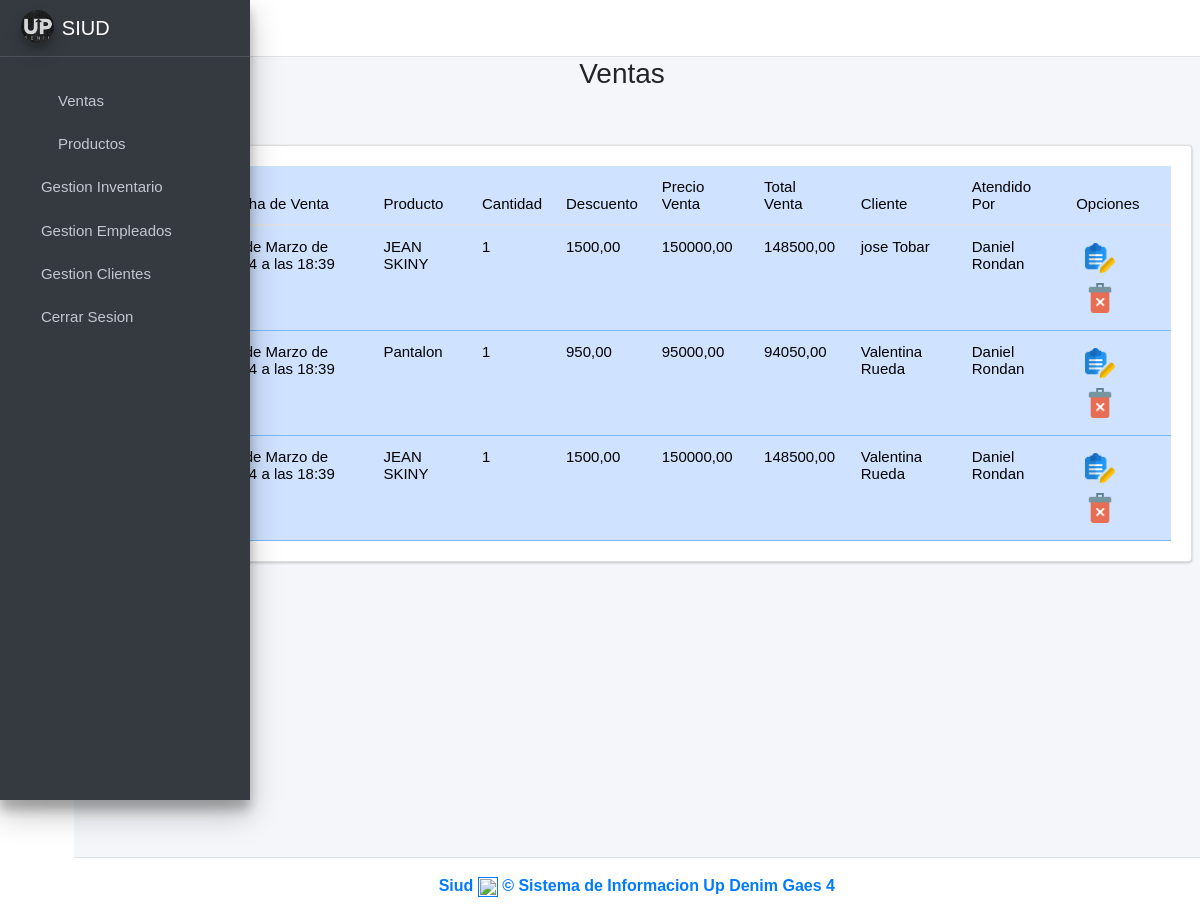
/Ventas (signed in), run on the app's committed database.
### ventas/models.py (models this page shows, shortened)
class Venta(models.Model):
    idventa = models.AutoField(primary_key=True)
    cantidad_productos = models.IntegerField(null=True, blank=True)
    descuento_venta = models.DecimalField(max_digits=10, decimal_places=2, null=False, blank=False, default=0.0)
    precio_venta = models.DecimalField(max_digits=10, decimal_places=2, null=False, blank=False, default=0.0)
    total_venta = models.DecimalField(max_digits=10, decimal_places=2, null=False, blank=False)
    fecha_venta = models.DateTimeField(null=False, blank=False, default=timezone.now)
    cod_cliente = models.ForeignKey(Cliente, on_delete=models.CASCADE)
    cod_empleado = models.ForeignKey(Empleado, on_delete=models.CASCADE)
    cod_producto = models.ForeignKey(Producto, on_delete=models.CASCADE, null=True, blank=True)
    created = models.DateTimeField(auto_now_add=True)
    updated = models.DateTimeField(auto_now=True)
    class Meta:
        verbose_name = 'venta'
        verbose_name_plural = 'ventas'

class Producto(models.Model):
    cod_producto = models.CharField(primary_key=True, unique=True, blank=False, null=False, max_length=15)
    nombre_producto = models.CharField(max_length=45, null=False)
    precio_venta = models.DecimalField(max_digits=10, decimal_places=2, null=False, blank=False)
    descripcion_producto = models.CharField(max_length=45)
    cantidad_productos = models.PositiveIntegerField(null=False)
    imagen = models.ImageField(upload_to='productos', null=True, blank=True)
    idcategoria_producto = models.ForeignKey(CategoriaProducto, on_delete=models.CASCADE)
    idtalla = models.ForeignKey(Talla, on_delete=models.CASCADE)
    created = models.DateTimeField(auto_now_add=True)
    updated = models.DateTimeField(auto_now=True)
    class Meta:
        verbose_name = 'producto'
        verbose_name_plural = 'productos'

class Cliente(models.Model):
    cod_cliente = models.IntegerField(primary_key=True, unique=True, blank=False, null=False)
    cupo_credito = models.IntegerField()
    iddocumento = models.ForeignKey(Persona, on_delete=models.CASCADE)
    idtipo_comercio = models.ForeignKey(TipoComercio, on_delete=models.CASCADE)
    idtipo_cliente = models.ForeignKey(TipoCliente,on_delete=models.CASCADE)
    created = models.DateTimeField(auto_now_add=True)
    updated = models.DateTimeField(auto_now_add=True)
    class Meta:
        verbose_name = 'cliente'
        verbose_name_plural = 'clientes'
    def __str__(self):
        return f"{self.cod_cliente}"

class Persona(models.Model):
    documentoidentidad = models.IntegerField(primary_key=True, unique=True, blank=False, null=False)
    primer_nombre = models.CharField(max_length=45, null=False, blank=False)
    segundo_nombre = models.CharField(max_length=45, blank=True, null=True)
    primer_apellido = models.CharField(max_length=45, null=False, blank=False)
    segundo_apellido = models.CharField(max_length=45, blank=True, null=True)
    genero = models.CharField(max_length=20, null=False, blank=False)
    idcontacto = models.OneToOneField(Contacto, on_delete=models.CASCADE)
    iddireccion = models.OneToOneField(Direccion, on_delete=models.CASCADE)
    created = models.DateTimeField(auto_now_add=True)
    updated = models.DateTimeField(auto_now_add=True)
    class Meta:
        verbose_name = 'persona'
        verbose_name_plural = 'personas'

class Empleado(models.Model):
    cod_empleado = models.IntegerField(primary_key=True, unique=True, blank=False, null=False)
    fecha_ingreso = models.DateField(null=False, blank=False)
    salario = models.FloatField(null=False, blank=False)
    fecha_nacimiento = models.DateField(null=False, blank=False)
    rh = models.CharField(null=False, blank=False, max_length=5)
    iddocumento = models.ForeignKey(Persona, on_delete=models.CASCADE)
    idarl = models.ForeignKey(Arl, on_delete=models.CASCADE)
    ideps = models.ForeignKey(Eps, on_delete=models.CASCADE)
    idfondo_pension = models.ForeignKey(FondoPension, on_delete=models.CASCADE)
    idcargo_empleado = models.ForeignKey(CargoEmpleado, on_delete=models.CASCADE)
    idusuario = models.ForeignKey(Usuarioid, on_delete=models.CASCADE)
    idrolusuario = models.ForeignKey(RolUsuario, on_delete=models.CASCADE)
    created = models.DateTimeField(auto_now_add=True)
    updated = models.DateTimeField(auto_now=True)
    class Meta:
        verbose_name = 'empleado'
        verbose_name_plural = 'empleados'
    def __str__(self):
        return f"{self.iddocumento.primer_nombre} {self.iddocumento.primer_apellido}"

### ventas/views.py (the view)
# urls.py: path('Ventas', views.ventas_vista, name='Ventas'),
@login_required
def ventas_vista(request):
    venta = Venta.objects.all()
    empleado = Empleado.objects.all()
    producto = Producto.objects.all()
    cliente = Cliente.objects.all()
    talla = Talla.objects.all()
    form_personal = AgregarVentaForm()
    inventario = Inventario.objects.all()
    context ={
        'talla' : talla,
        'venta' : venta,
        'empleado' : empleado,
        'cliente' : cliente,
        'producto' : producto,
        'form_personal' : form_personal,
        'inventario': inventario,
    }
    return render(request, 'ventas.html', context)

### ventas/templates/ventas.html (shortened to what this page needs)
{% extends "base.html" %}
{% load static %}
{% load widget_tweaks %}
{% block content %}
<link rel="stylesheet" href="{% static 'index/css/b4.css' %}">
<div class="row">
    <div class="col-md-12">
        <h3 class="text-center">Ventas   <i class="fas fa-users"></i></h3> <! -- Es para cambiar el icono xd -- >
        <div class="col-md-3 pb-2">
            <a href="#AgregarPersonalModal"
                data-toggle="modal" data-dismiss="modal">
                <button type="button" class="btn btn-success">
                </button>
            </a>
        </div>
        <div class="card card-body" style="overflow:scroll">
            <table class="table table-hover table-primary" id="myTable">
                <thead>
                    <tr>
                        <th>#</th>
                        <th>No. Venta</th>
                        <th>Fecha de Venta</th>
                        <th>Producto</th>
                        <th>Cantidad</th>
                        <th>Descuento</th>
                        <th>Precio Venta</th>
                        <th>Total Venta</th>
                        <th>Cliente</th>
                        <th>Atendido Por</th>
                        <th>Opciones</th>
                    </tr>
                </thead>
                <tbody class="text-dark">
                    {% for i in venta %}
                    <tr>
                        <td>{{forloop.counter}}</td>
                        <td>{{i.idventa}}</td>
                        <td>{{i.fecha_venta}}</td>
                        <td>{{i.cod_producto.nombre_producto}}</td>
                        <td>{{i.cantidad_productos}}</td>
                        <td>{{i.descuento_venta}}</td>
                        <td>{{i.precio_venta}}</td>
                        <td>{{i.total_venta}}</td>
                        <td>{{i.cod_cliente.iddocumento.primer_nombre}} {{i.cod_cliente.iddocumento.primer_apellido}}</td>
                        <td>{{i.cod_empleado.iddocumento.primer_nombre}} {{i.cod_empleado.iddocumento.primer_apellido}}</td>
                        <td>
                            {% if i.idventa %}
                                    <form action="/editarVenta/{{ i.idventa }}/" method="GET" style="display: inline;">
                                        <button type="submit" class="btn btn-dark-outline btn-sm">
                                            <img src="{% static 'index/img/editar.png' %}" alt="Error" width="30">
                                        </button>
                                    </form>
                                {% endif %}
                                    <button onclick="eliminarPersonal('{{i.idventa}}')" class="btn btn-dark-outline btn-sm"
                                    data-toggle="modal" href="#EliminarPersonalModal"><img
                                        src="{% static 'index/img/delete.png' %}" alt="Error" width="30"></button>
                            </td>
                    </tr>
                    {% endfor %}
                </tbody>
            </table>
        </div>
    </div>
</div>
{% endblock %}

### ventas/static/index/css/main.css (style rules this page uses)
table, th, td { font-weight: 100; font-size:15px; }
body { font-family: Arial, Helvetica, sans-serif !important; }

### data on the page
Venta: fecha_venta "20 de Marzo de 2024 a las 18:39", cod_producto.nombre_producto "JEAN SKINY", cantidad_productos "1", descuento_venta "1500,00", precio_venta "150000,00", total_venta "148500,00", cod_cliente.iddocumento.primer_nombre "jose", cod_cliente.iddocumento.primer_apellido "Tobar", cod_empleado.iddocumento.primer_nombre "Daniel", cod_empleado.iddocumento.primer_apellido "Rondan"
Venta: fecha_venta "20 de Marzo de 2024 a las 18:39", cod_producto.nombre_producto "Pantalon", cantidad_productos "1", descuento_venta "950,00", precio_venta "95000,00", total_venta "94050,00", cod_cliente.iddocumento.primer_nombre "Valentina", cod_cliente.iddocumento.primer_apellido "Rueda", cod_empleado.iddocumento.primer_nombre "Daniel", cod_empleado.iddocumento.primer_apellido "Rondan"
Venta: fecha_venta "20 de Marzo de 2024 a las 18:39", cod_producto.nombre_producto "JEAN SKINY", cantidad_productos "1", descuento_venta "1500,00", precio_venta "150000,00", total_venta "148500,00", cod_cliente.iddocumento.primer_nombre "Valentina", cod_cliente.iddocumento.primer_apellido "Rueda", cod_empleado.iddocumento.primer_nombre "Daniel", cod_empleado.iddocumento.primer_apellido "Rondan"
